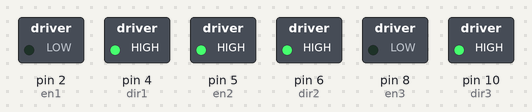
Simulated run of this sketch. Board: Arduino Uno, built with avr-gcc and run on an emulated ATmega328P. Parts: switched loads named in the sketch (green lamp = pin HIGH). Pins used as bus, display or sensor lines are not drawn; what the sketch prints to the serial monitor is not drawn.

Above: at 0.1 s.
At 0.9 s:
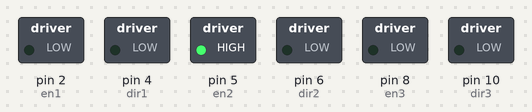
Timing chart, 0 to 2.4 s (numbered marks = the images above):
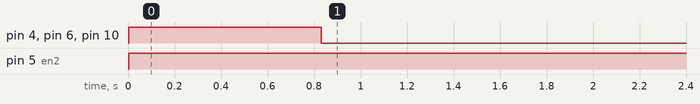

The sketch:

microStepping_test.ino
```cpp
#include <TimerOne.h>

//Pines drivers:
int en1 = 2;
int pul1 = 3;
int dir1 = 4;
int en2 = 5;
int dir2 = 6;
int pul2 = 7;
int en3 = 8;
int pul3 = 9;
int dir3 = 10;

int i = 0;
int j = 0;

boolean control_loop = 0;

//pruebas trayectorias:
int k = 0;
byte tra_f[40] = {63,255,255,255,255,127,223,190,247,119,109,173,106,170,148,146,68,33,0,0,0,0,0,0,0,0,0,0,0,0,0,0,0,0,0,0,0,0,0,0};
byte tra_b[40] = {0,0,0,0,0,0,0,0,0,0,0,0,0,0,0,0,0,0,0,0,0,0,34,36,146,149,85,90,219,109,221,239,191,127,191,255,251,255,255,225};
byte p1f = 0;
byte p1b = 0;


int ancho_pulso = 500;
int post_pulso = 500;

void adelante1(){
  digitalWrite(4,1);
  digitalWrite(3,!digitalRead(3));
  delayMicroseconds(ancho_pulso);
  digitalWrite(3,!digitalRead(3));
  delayMicroseconds(post_pulso);
}

void atras1(){
  digitalWrite(dir1,0);
  digitalWrite(3,!digitalRead(3));
  delayMicroseconds(ancho_pulso);
  digitalWrite(3,!digitalRead(3));
  delayMicroseconds(post_pulso);
}

void adelante2(){
  digitalWrite(en2,1);
  digitalWrite(dir2,1);
  digitalWrite(pul2,!digitalRead(pul2));
  delayMicroseconds(ancho_pulso);
  digitalWrite(pul2,!digitalRead(pul2));
  delayMicroseconds(post_pulso);
}

void atras2(){
  digitalWrite(en2,1);
  digitalWrite(dir2,0);
  digitalWrite(pul2,!digitalRead(pul2));
  delayMicroseconds(ancho_pulso);
  digitalWrite(pul2,!digitalRead(pul2));
  delayMicroseconds(post_pulso);
}

void adelante3(){
  digitalWrite(dir3,1);
  digitalWrite(pul3,!digitalRead(pul3));
  delayMicroseconds(ancho_pulso);
  digitalWrite(pul3,!digitalRead(pul3));
  delayMicroseconds(post_pulso);
}

void atras3(){
  digitalWrite(dir3,0);
  digitalWrite(pul3,!digitalRead(pul3));
  delayMicroseconds(ancho_pulso);
  digitalWrite(pul3,!digitalRead(pul3));
  delayMicroseconds(post_pulso);
}

void setup() {
  pinMode(en1,OUTPUT);
  pinMode(pul1,OUTPUT);
  pinMode(dir1,OUTPUT);
  pinMode(en2,OUTPUT);
  pinMode(pul2,OUTPUT);
  pinMode(dir2,OUTPUT);
  pinMode(en3,OUTPUT);
  pinMode(pul3,OUTPUT);
  pinMode(dir3,OUTPUT);

  Timer1.initialize(3000); //1500 motor
  Timer1.attachInterrupt(ISR_Blink);

  Serial.begin(115200);
}

void ISR_Blink(){
  if (control_loop == 0){
    control_loop = 1;
    //digitalWrite(pin_error,LOW);
  }else {
    // error:
    //digitalWrite(pin_error, HIGH);
    Serial.print("ERROR: SE HA EXCEDIDO EL TIEMPO DE CICLO");
  }
}

void loop(){
  if (control_loop == 1) {

    if(j<40){
        p1f = tra_f[j];
        p1b = tra_b[j];
      }
      else{
        p1f = 0;
        p1b = 0;
      }

      if(p1f>>i & 0b1){adelante1();}
      if(p1b>>i & 0b1){atras1();}

      if(p1f>>i & 0b1){adelante2();}
      if(p1b>>i & 0b1){atras2();}

      if(p1f>>i & 0b1){adelante3();}
      if(p1b>>i & 0b1){atras3();}

      i++;
      if(i>7){i=0;j++;}
      if(j>40){Serial.println("HE ACABADO TIO!");}

    control_loop = 0;
  }

    //FIRST TRIAL:
//  if(i<200){
//    adelante1();
//    i++;
//  }
//  if(i>=200){
//    if(j<200){
//      atras1();
//      j++;
//    }
//  }
}
```

Measured:
- by itself, pin 4 (dir1), pin 6 (dir2): LOW → HIGH at 0.00 s, → LOW 0.83 s later
- by itself, pin 5 (en2): LOW → HIGH at 0.00 s
- by itself, pin 10 (dir3): LOW → HIGH at 0.01 s, → LOW 0.83 s later
